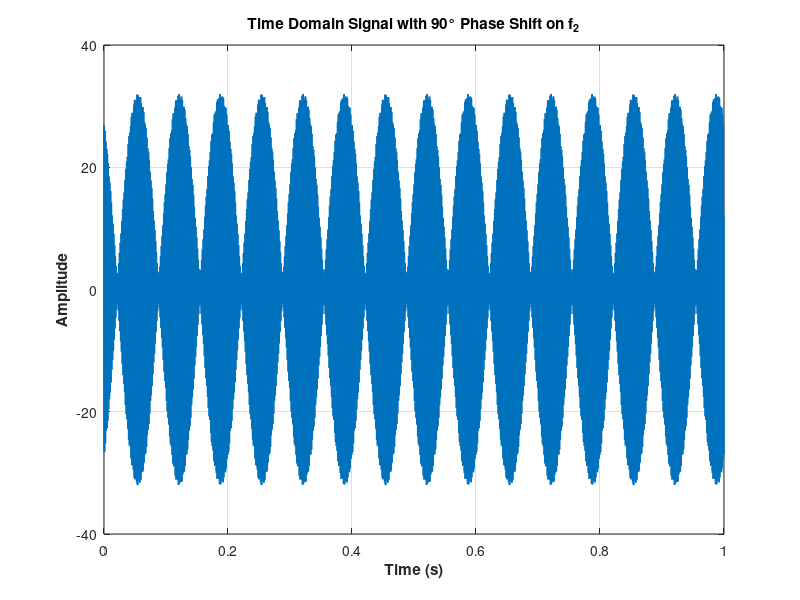

Here is the MATLAB script that generated this plot:
% ------------------------------------------------------
% Script: phase_shift_demo.m
% Purpose: Demonstrate the effect of phase shift on the composite signal.
% ------------------------------------------------------

A1 = 15; A2 = 17;
f1 = 770; f2 = 785;
phi1 = deg2rad(27);
phi2 = deg2rad(1 + 90);   % 90° shift on f2
Fs = 8000; T = 1;
t = 0:1/Fs:T-(1/Fs);

x_shifted = A1*sin(2*pi*f1*t + phi1) + A2*sin(2*pi*f2*t + phi2);

figure('Color', 'w');
plot(t, x_shifted, 'LineWidth', 1.3);
xlabel('Time (s)', 'FontWeight', 'bold');
ylabel('Amplitude', 'FontWeight', 'bold');
title('Time Domain Signal with 90° Phase Shift on f_2');
grid on;

outPath = '../plots/time_domain_phase_shift.png';
if exist('exportgraphics','file')
    exportgraphics(gcf, outPath, 'Resolution', 300);
else
    saveas(gcf, outPath);
end
